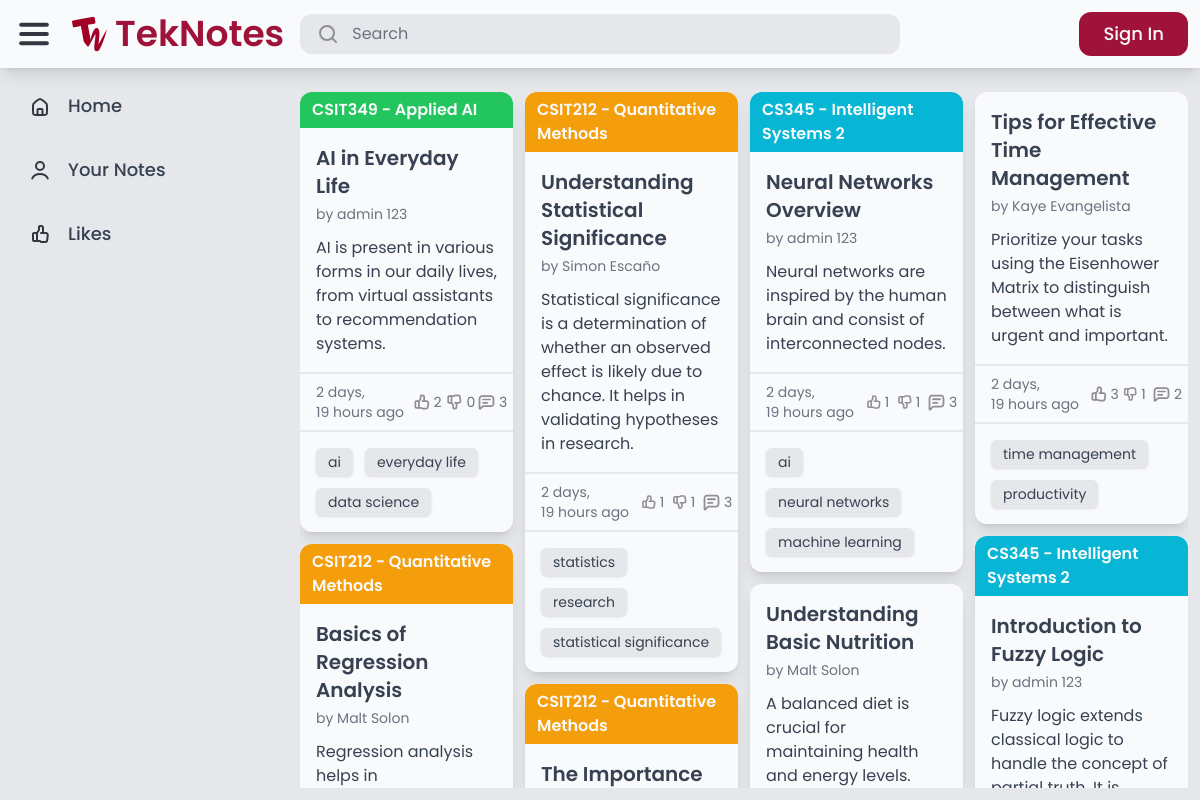
The app's page /search/ with its own data.
### note/models.py (models this page shows, shortened)
class Note(models.Model):
    title = models.CharField(max_length=255)
    content = models.TextField(max_length=255, blank=True)
    course = models.ForeignKey(Course, null=True, blank=True, on_delete=models.SET_NULL)
    created_by = models.ForeignKey(User, related_name='notes', on_delete=models.CASCADE)
    created_at = models.DateTimeField(auto_now_add=True)
    modified_at = models.DateTimeField(auto_now=True)
    likes = models.ManyToManyField(User, related_name='likes', blank=True)
    dislikes = models.ManyToManyField(User, related_name='dislikes', blank=True)
    tags = models.ManyToManyField(Tag, related_name='notes', blank=True)

class Course(models.Model):
    COLORS = [
        ('red-500', 'Red'),
        ('orange-500', 'Orange'),
        ('amber-500', 'Amber'),
        ('lime-500', 'Lime'),
        ('green-500', 'Green'),
        ('emerald-500', 'Emerald'),
        ('teal-500', 'Teal'),
        ('cyan-500', 'Cyan'),
        ('blue-500', 'Blue'),
        ('indigo-500', 'Indigo'),
        ('violet-500', 'Violet'),
        ('purple-500', 'Purple'),
        ('fuschia-500', 'Fuschia'),
        ('pink-500', 'Pink'),
    ]
    code = models.CharField(max_length=20)
    description = models.CharField(max_length=255)
    color = models.CharField(max_length=20, choices=COLORS, default='gray-500')
    def __str__(self):
        return f'{self.code} - {self.description}'

class Tag(models.Model):
    name = models.CharField(max_length=50, unique=True)
    def __str__(self):
        return self.name

### core/views.py (the view)
# urls.py: path('search/', views.search, name='search'),
def search(request):
    query = request.GET.get('query', '')
    if query:
        notes = Note.objects.filter(
            Q(title__icontains=query) |
            Q(content__icontains=query) |
            Q(tags__name__icontains=query) |
            Q(course__description__icontains=query) |
            Q(created_by__username__icontains=query) |
            Q(created_by__first_name__icontains=query) |
            Q(created_by__last_name__icontains=query)
        ).distinct()
    else:
        notes = Note.objects.all()
    return render(request, 'core/index.html', {
        'notes': notes,
        'query': query,
    })

### core/templates/core/index.html (shortened to what this page needs)
{% extends 'core/base.html' %}
{% load static %}
{% block content %}
    <div class="flex flex-1 overflow-hidden hover:overflow-y-auto">
        <div id="notes" class="flex flex-1 gap-3" style="display: none;">
            {% for note in notes %}
                <div class="note" data-note-id="{{ note.id }}">
                    {% include 'core/partials/note.html' %}
                </div>
            {% endfor %}
        </div>
        <div id="notes-container" class="flex flex-1 gap-3"></div>
    </div>
{% endblock %}

### core/templates/core/base.html (shortened to what this page needs)
{% load static %}
<!DOCTYPE html>
<html lang="en" class="h-full">
<head>
    <script src="https://cdn.tailwindcss.com"></script>
</head>
<body class="font-sans h-full" style="font-family: 'Poppins', sans-serif;">
    <div class="flex flex-col h-full">
        <header class="flex items-center w-full p-3 gap-3 shadow-lg z-10 bg-gray-50">
            <div class="flex flex-1 items-center gap-4">
                <img src="{% static 'core/icons/Menu.svg' %}" alt="Menu">
                <a href="/" class="flex items-center gap-2">
                    <img src="{% static 'core/icons/TekNotes-Logo.svg' %}" alt="Logo">
                    <p id="logo-text" class="font-semibold text-rose-800 text-4xl">TekNotes</p>
                </a>
                <form action="{% url 'core:search' %}" method="get" class="flex flex-1 max-w-[600px] px-4 py-2 rounded-xl bg-gray-200 gap-3 cursor-text min-w-[0px]" onclick="this.querySelector('input[name=\'query\']').focus();">
                    <img src="{% static 'core/icons/Search.svg' %}" alt="Search">
                    <input name="query" class="placeholder-gray-500 text-gray-700 bg-transparent border-none focus:outline-none min-w-[0px]" type="text" value="{{ query }}" placeholder="Search">
                </form>
            </div>
            <div class="flex items-center gap-4">
                {% if request.user.is_authenticated %}
                    <a href="{% url 'note:new_note' %}" class="flex bg-rose-800 rounded-xl gap-4 px-4 py-2">
                        <img src="{% static 'core/icons/Edit.svg' %}" alt="Edit">
                        <p class="new-note-text text-gray-50 font-medium text-lg">Tek a Note</p>
                    </a>
                    <a href="{% url 'core:logout' %}" class="flex rounded-xl gap-4 px-4 py-2 bg-gray-200">
                        <p class="text-gray-700 text-lg">Log out</p>
                    </a>
                {% else %}
                    <a href="/login/" class="flex bg-rose-800 rounded-xl gap-4 px-6 py-2">
                        <p class="text-gray-50 font-medium text-lg">Sign In</p>
                    </a>
                {% endif %}
            </div>
        </header>
        <main class="flex bg-gray-200 h-full overflow-hidden">
            <nav class="flex flex-col w-full max-w-72 h-full p-3 gap-3">
                <a href="/" class="flex rounded-xl px-4 py-3 gap-4 {% if request.path == '/' %} active-nav bg-gray-50 px-6 py-3 shadow-lg border-l-8 border-rose-800 {% endif %}">
                    <img src="{% static 'core/icons/Home.svg' %}" alt="Home">
                    <p class="nav-text text-lg text-gray-700 font-medium">Home</p>
                </a>
                <a href="{% if request.user %}/your_notes/{% else %}/login/{% endif %}" class="flex rounded-xl px-4 py-3 gap-4 ">
                    <img src="{% static 'core/icons/User.svg' %}" alt="User">
                    <p class="nav-text text-lg text-gray-700 font-medium">Your Notes</p>
                </a>
                <a href="{% if request.user %}/likes/{% else %}/login/{% endif %}" class="flex rounded-xl px-4 py-3 gap-4 {% if request.path == '/likes/' %} active-nav bg-gray-50 px-6 py-3 shadow-lg border-l-8 border-rose-800 {% endif %}">
                    <img src="{% static 'core/icons/Likes.svg' %}" alt="Likes">
                    <p class="nav-text text-lg text-gray-700 font-medium">Likes</p>
                </a>
            </nav>
            <div class="flex flex-col flex-1 h-full p-3 gap-3 overflow-hidden">
                {% block content %}
                {% endblock %}
            </div>
        </main>
    </div>
</body>
</html>

### core/templates/core/partials/note.html
{% load static %}
<a href="#{{ note.title }}" class="flex flex-col bg-gray-50 rounded-xl shadow-lg">
    {% if note.course %}
        <div class="flex bg-{{ note.course.color }} px-3 py-1.5 rounded-t-xl">
            <p class="text-gray-50 font-semibold">{{ note.course }}</p>
        </div>
    {% endif %}
    <div class="flex flex-col p-4 gap-3">
        <div class="flex flex-col gap-1">
            <h1 class="text-xl text-gray-700 font-semibold">{{ note.title }}</h1>
            <p class="text-sm text-gray-500">by {{ note.created_by.first_name }} {{ note.created_by.last_name }}</p>
        </div>
        <div class="">
            <p class="text-gray-700">
                {{ note.content }}
            </p>
        </div>
    </div>
    <div class="flex justify-between px-4 py-2 border-t-2 border-gray-200">
        <p class="text-gray-500 text-sm">{{ note.modified_at|timesince }} ago</p>
        <div class="flex gap-3">
            <div class="flex gap-0.5 items-center">
                <img src="{% if request.user in note.likes.all %}{% static 'core/icons/thumbed_up.svg' %}{% else %}{% static 'core/icons/thumb_up.svg' %}{% endif %}" alt="thumb_up">
                <p class="text-sm {% if request.user in note.likes.all %}text-yellow-500 font-medium{% else %}text-gray-500{% endif %}">{{ note.likes.count }}</p>
            </div>
            <div class="flex gap-0.5 items-center">
                <img src="{% if request.user in note.dislikes.all %}{% static 'core/icons/thumbed_down.svg' %}{% else %}{% static 'core/icons/thumb_down.svg' %}{% endif %}" alt="thumb_down">
                <p class="text-sm {% if request.user in note.dislikes.all %}text-yellow-500 font-medium{% else %}text-gray-500{% endif %}">{{ note.dislikes.count }}</p>
            </div>
            <div class="flex gap-0.5 items-center">
                <img src="{% static 'core/icons/comment.svg' %}" alt="comment">
                <p class="text-sm text-gray-500">{{ note.tags.count }}</p>
            </div>
        </div>
    </div>
    <div class="flex flex-wrap p-4 gap-3 border-t-2 border-gray-200 rounded-b-xl">
        {% for tag in note.tags.all|slice:":3" %}
            <p class="bg-gray-200 text-sm text-gray-700 shadow px-3 py-1 rounded-md inline-block">{{ tag }}</p>
        {% endfor %}
    </div>
</a>

### records on screen
Note: course "CSIT349 - Applied AI", title "AI in Everyday Life", created_by.first_name "admin", created_by.last_name "123", content "AI is present in various forms in our daily lives, from virtual assistants to recommendation systems.", modified_at "2 days, 19 hours", likes.count "2", dislikes.count "0", tags.count "3"
Tag: name "ai"
Tag: name "everyday life"
Tag: name "data science"
Note: course "CSIT212 - Quantitative Methods", title "Understanding Statistical Significance", created_by.first_name "Simon", created_by.last_name "Escaño", content "Statistical significance is a determination of whether an observed effect is likely due to chance. It helps in validating hypotheses in research.", modified_at "2 days, 19 hours", likes.count "1", dislikes.count "1", tags.count "3"
Tag: name "statistics"
Tag: name "research"
Tag: name "statistical significance"
Note: course "CS345 - Intelligent Systems 2", title "Neural Networks Overview", created_by.first_name "admin", created_by.last_name "123", content "Neural networks are inspired by the human brain and consist of interconnected nodes.", modified_at "2 days, 19 hours", likes.count "1", dislikes.count "1", tags.count "3"
Tag: name "neural networks"
Tag: name "machine learning"
Note: title "Tips for Effective Time Management", created_by.first_name "Kaye", created_by.last_name "Evangelista", content "Prioritize your tasks using the Eisenhower Matrix to distinguish between what is urgent and important.", modified_at "2 days, 19 hours", likes.count "3", dislikes.count "1", tags.count "2"
Tag: name "time management"
Tag: name "productivity"
Note: course "CSIT212 - Quantitative Methods", title "Basics of Regression Analysis", created_by.first_name "Malt", created_by.last_name "Solon", content "Regression analysis helps in…"
Note: course "CSIT212 - Quantitative Methods", title "The Importance…"
Note: title "Understanding Basic Nutrition", created_by.first_name "Malt", created_by.last_name "Solon", content "A balanced diet is crucial for maintaining health and energy levels."
Note: course "CS345 - Intelligent Systems 2", title "Introduction to Fuzzy Logic", created_by.first_name "admin", created_by.last_name "123", content "Fuzzy logic extends classical logic to handle the concept of…"
